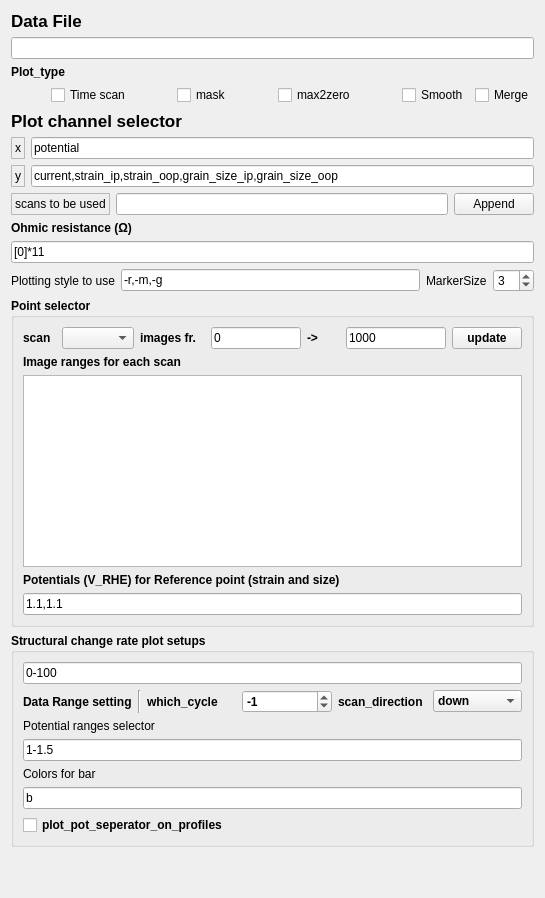
          <widget class="QWidget" name="tab_3">
           <attribute name="title">
            <string>Basic setup</string>
           </attribute>
           <layout class="QVBoxLayout" name="verticalLayout_5">
            <item>
             <widget class="QLabel" name="label">
              <property name="sizePolicy">
               <sizepolicy hsizetype="Fixed" vsizetype="Fixed">
                <horstretch>0</horstretch>
                <verstretch>0</verstretch>
               </sizepolicy>
              </property>
              <property name="font">
               <font>
                <pointsize>13</pointsize>
                <weight>75</weight>
                <bold>true</bold>
               </font>
              </property>
              <property name="text">
               <string>Data File</string>
              </property>
             </widget>
            </item>
            <item>
             <widget class="QLineEdit" name="lineEdit_data_file">
              <property name="sizePolicy">
               <sizepolicy hsizetype="Expanding" vsizetype="Fixed">
                <horstretch>0</horstretch>
                <verstretch>0</verstretch>
               </sizepolicy>
              </property>
              <property name="maximumSize">
               <size>
                <width>4000</width>
                <height>16777215</height>
               </size>
              </property>
             </widget>
            </item>
            <item>
             <widget class="QLabel" name="label_10">
              <property name="font">
               <font>
                <weight>75</weight>
                <bold>true</bold>
               </font>
              </property>
              <property name="text">
               <string>Plot_type</string>
              </property>
             </widget>
            </item>
            <item>
             <layout class="QHBoxLayout" name="horizontalLayout_7">
              <item>
               <spacer name="horizontalSpacer_4">
                <property name="orientation">
                 <enum>Qt::Horizontal</enum>
                </property>
                <property name="sizeHint" stdset="0">
                 <size>
                  <width>40</width>
                  <height>20</height>
                 </size>
                </property>
               </spacer>
              </item>
              <item>
               <widget class="QCheckBox" name="checkBox_time_scan">
                <property name="text">
                 <string>Time scan</string>
                </property>
               </widget>
              </item>
              <item>
               <spacer name="horizontalSpacer_3">
                <property name="orientation">
                 <enum>Qt::Horizontal</enum>
                </property>
                <property name="sizeHint" stdset="0">
                 <size>
                  <width>40</width>
                  <height>20</height>
                 </size>
                </property>
               </spacer>
              </item>
              <item>
               <widget class="QCheckBox" name="checkBox_mask">
                <property name="text">
                 <string>mask</string>
                </property>
               </widget>
              </item>
              <item>
               <spacer name="horizontalSpacer_2">
                <property name="orientation">
                 <enum>Qt::Horizontal</enum>
                </property>
                <property name="sizeHint" stdset="0">
                 <size>
                  <width>40</width>
                  <height>20</height>
                 </size>
                </property>
               </spacer>
              </item>
              <item>
               <widget class="QCheckBox" name="checkBox_max">
                <property name="text">
                 <string>max2zero</string>
                </property>
               </widget>
              </item>
              <item>
               <spacer name="horizontalSpacer">
                <property name="orientation">
                 <enum>Qt::Horizontal</enum>
                </property>
                <property name="sizeHint" stdset="0">
                 <size>
                  <width>40</width>
                  <height>20</height>
                 </size>
                </property>
               </spacer>
              </item>
              <item>
               <widget class="QCheckBox" name="checkBox_show_smoothed_curve">
                <property name="text">
                 <string>Smooth</string>
                </property>
               </widget>
              </item>
              <item>
               <widget class="QCheckBox" name="checkBox_merge">
                <property name="text">
                 <string>Merge</string>
                </property>
               </widget>
              </item>
             </layout>
            </item>
            <item>
             <widget class="QLabel" name="label_9">
              <property name="font">
               <font>
                <pointsize>13</pointsize>
                <weight>75</weight>
                <bold>true</bold>
               </font>
              </property>
              <property name="text">
               <string>Plot channel selector</string>
              </property>
             </widget>
            </item>
            <item>
             <layout class="QHBoxLayout" name="horizontalLayout_15">
              <item>
               <widget class="QLabel" name="label_4">
                <property name="frameShape">
                 <enum>QFrame::StyledPanel</enum>
                </property>
                <property name="text">
                 <string>x</string>
                </property>
               </widget>
              </item>
              <item>
               <widget class="QLineEdit" name="lineEdit_x">
                <property name="text">
                 <string>potential</string>
                </property>
               </widget>
              </item>
             </layout>
            </item>
            <item>
             <layout class="QHBoxLayout" name="horizontalLayout_16">
              <item>
               <widget class="QLabel" name="label_5">
                <property name="frameShape">
                 <enum>QFrame::StyledPanel</enum>
                </property>
                <property name="text">
                 <string>y</string>
                </property>
               </widget>
              </item>
              <item>
               <widget class="QLineEdit" name="lineEdit_y">
                <property name="text">
                 <string>current,strain_ip,strain_oop,grain_size_ip,grain_size_oop</string>
                </property>
               </widget>
              </item>
             </layout>
            </item>
            <item>
             <layout class="QHBoxLayout" name="horizontalLayout_12">
              <item>
               <widget class="QLabel" name="label_23">
                <property name="font">
                 <font>
                  <weight>50</weight>
                  <bold>false</bold>
                 </font>
                </property>
                <property name="frameShape">
                 <enum>QFrame::StyledPanel</enum>
                </property>
                <property name="text">
                 <string>scans to be used</string>
                </property>
               </widget>
              </item>
              <item>
               <widget class="QLineEdit" name="scan_numbers_append">
                <property name="text">
                 <string/>
                </property>
               </widget>
              </item>
              <item>
               <widget class="QPushButton" name="PushButton_append_scans">
                <property name="text">
                 <string>Append</string>
                </property>
               </widget>
              </item>
             </layout>
            </item>
            <item>
             <widget class="QLabel" name="label_38">
              <property name="font">
               <font>
                <weight>75</weight>
                <bold>true</bold>
               </font>
              </property>
              <property name="text">
               <string>Ohmic resistance (Ω)</string>
              </property>
             </widget>
            </item>
            <item>
             <widget class="QLineEdit" name="lineEdit_resistance">
              <property name="text">
               <string>[0]*11</string>
              </property>
             </widget>
            </item>
            <item>
             <layout class="QHBoxLayout" name="horizontalLayout_8">
              <item>
               <widget class="QLabel" name="label_12">
                <property name="text">
                 <string>Plotting style to use</string>
                </property>
               </widget>
              </item>
              <item>
               <widget class="QLineEdit" name="lineEdit_fmt">
                <property name="text">
                 <string>-r,-m,-g</string>
                </property>
               </widget>
              </item>
              <item>
               <widget class="QLabel" name="label_36">
                <property name="text">
                 <string>MarkerSize</string>
                </property>
               </widget>
              </item>
              <item>
               <widget class="QSpinBox" name="spinBox_marker_size">
                <property name="minimum">
                 <number>1</number>
                </property>
                <property name="value">
                 <number>3</number>
                </property>
               </widget>
              </item>
             </layout>
            </item>
            <item>
             <widget class="QGroupBox" name="groupBox_2">
              <property name="font">
               <font>
                <weight>75</weight>
                <bold>true</bold>
               </font>
              </property>
              <property name="title">
               <string>Point selector</string>
              </property>
              <layout class="QVBoxLayout" name="verticalLayout_3">
               <item>
                <layout class="QHBoxLayout" name="horizontalLayout_5">
                 <item>
                  <widget class="QLabel" name="label_3">
                   <property name="text">
                    <string>scan</string>
                   </property>
                  </widget>
                 </item>
                 <item>
                  <widget class="QComboBox" name="comboBox_scans">
                   <property name="sizePolicy">
                    <sizepolicy hsizetype="Maximum" vsizetype="Fixed">
                     <horstretch>0</horstretch>
                     <verstretch>0</verstretch>
                    </sizepolicy>
                   </property>
                   <property name="maximumSize">
                    <size>
                     <width>80</width>
                     <height>16777215</height>
                    </size>
                   </property>
                   <property name="font">
                    <font>
                     <weight>50</weight>
                     <bold>false</bold>
                    </font>
                   </property>
                  </widget>
                 </item>
                 <item>
                  <widget class="QLabel" name="label_6">
                   <property name="sizePolicy">
                    <sizepolicy hsizetype="Maximum" vsizetype="Preferred">
                     <horstretch>0</horstretch>
                     <verstretch>0</verstretch>
                    </sizepolicy>
                   </property>
                   <property name="minimumSize">
                    <size>
                     <width>65</width>
                     <height>0</height>
                    </size>
                   </property>
                   <property name="text">
                    <string>images fr.</string>
                   </property>
                  </widget>
                 </item>
                 <item>
                  <widget class="QLineEdit" name="lineEdit_img_range_left">
                   <property name="maximumSize">
                    <size>
                     <width>90</width>
                     <height>16777215</height>
                    </size>
                   </property>
                   <property name="font">
                    <font>
                     <weight>50</weight>
                     <bold>false</bold>
                    </font>
                   </property>
                   <property name="text">
                    <string>0</string>
                   </property>
                  </widget>
                 </item>
                 <item>
                  <widget class="QLabel" name="label_13">
                   <property name="minimumSize">
                    <size>
                     <width>20</width>
                     <height>0</height>
                    </size>
                   </property>
                   <property name="text">
                    <string>-&gt;</string>
                   </property>
                  </widget>
                 </item>
                 <item>
                  <widget class="QLineEdit" name="lineEdit_img_range_right">
                   <property name="maximumSize">
                    <size>
                     <width>100</width>
                     <height>16777215</height>
                    </size>
                   </property>
                   <property name="font">
                    <font>
                     <weight>50</weight>
                     <bold>false</bold>
                    </font>
                   </property>
                   <property name="text">
                    <string>1000</string>
                   </property>
                  </widget>
                 </item>
                 <item>
                  <widget class="QPushButton" name="pushButton_update">
                   <property name="sizePolicy">
                    <sizepolicy hsizetype="Fixed" vsizetype="Fixed">
                     <horstretch>0</horstretch>
                     <verstretch>0</verstretch>
                    </sizepolicy>
                   </property>
                   <property name="maximumSize">
                    <size>
                     <width>70</width>
                     <height>16777215</height>
                    </size>
                   </property>
                   <property name="text">
                    <string>update</string>
                   </property>
                  </widget>
                 </item>
                </layout>
               </item>
               <item>
                <widget class="QLabel" name="label_15">
                 <property name="text">
                  <string>Image ranges for each scan</string>
                 </property>
                </widget>
               </item>
               <item>
                <widget class="QPlainTextEdit" name="plainTextEdit_img_range">
                 <property name="sizePolicy">
                  <sizepolicy hsizetype="Expanding" vsizetype="Maximum">
                   <horstretch>0</horstretch>
                   <verstretch>0</verstretch>
                  </sizepolicy>
                 </property>
                 <property name="maximumSize">
                  <size>
                   <width>16777215</width>
                   <height>60000</height>
                  </size>
                 </property>
                 <property name="font">
                  <font>
                   <weight>50</weight>
                   <bold>false</bold>
                  </font>
                 </property>
                </widget>
               </item>
               <item>
                <widget class="QLabel" name="label_30">
                 <property name="font">
                  <font>
                   <weight>75</weight>
                   <bold>true</bold>
                  </font>
                 </property>
                 <property name="text">
                  <string>Potentials (V_RHE) for Reference point (strain and size)</string>
                 </property>
                </widget>
               </item>
               <item>
                <widget class="QLineEdit" name="lineEdit_reference_potential">
                 <property name="font">
                  <font>
                   <weight>50</weight>
                   <bold>false</bold>
                  </font>
                 </property>
                 <property name="text">
                  <string>1.1,1.1</string>
                 </property>
                </widget>
               </item>
              </layout>
             </widget>
            </item>
            <item>
             <widget class="QGroupBox" name="groupBox">
              <property name="sizePolicy">
               <sizepolicy hsizetype="Preferred" vsizetype="Expanding">
                <horstretch>0</horstretch>
                <verstretch>0</verstretch>
               </sizepolicy>
              </property>
              <property name="font">
               <font>
                <weight>75</weight>
                <bold>true</bold>
               </font>
              </property>
              <property name="title">
               <string>Structural change rate plot setups</string>
              </property>
              <layout class="QVBoxLayout" name="verticalLayout_2">
               <item>
                <widget class="QLineEdit" name="lineEdit_data_range">
                 <property name="sizePolicy">
                  <sizepolicy hsizetype="Expanding" vsizetype="Expanding">
                   <horstretch>0</horstretch>
                   <verstretch>0</verstretch>
                  </sizepolicy>
                 </property>
                 <property name="maximumSize">
                  <size>
                   <width>16777215</width>
                   <height>30</height>
                  </size>
                 </property>
                 <property name="font">
                  <font>
                   <weight>50</weight>
                   <bold>false</bold>
                  </font>
                 </property>
                 <property name="text">
                  <string>0-100</string>
                 </property>
                </widget>
               </item>
               <item>
                <layout class="QHBoxLayout" name="horizontalLayout_28">
                 <item>
                  <widget class="QLabel" name="label_8">
                   <property name="font">
                    <font>
                     <weight>75</weight>
                     <italic>false</italic>
                     <bold>true</bold>
                    </font>
                   </property>
                   <property name="text">
                    <string>Data Range setting</string>
                   </property>
                  </widget>
                 </item>
                 <item>
                  <widget class="Line" name="line_4">
                   <property name="orientation">
                    <enum>Qt::Vertical</enum>
                   </property>
                  </widget>
                 </item>
                 <item>
                  <widget class="QLabel" name="label_48">
                   <property name="text">
                    <string>which_cycle</string>
                   </property>
                  </widget>
                 </item>
                 <item>
                  <widget class="QSpinBox" name="spinBox_cycle">
                   <property name="minimum">
                    <number>-5</number>
                   </property>
                   <property name="maximum">
                    <number>5</number>
                   </property>
                   <property name="value">
                    <number>-1</number>
                   </property>
                  </widget>
                 </item>
                 <item>
                  <widget class="QLabel" name="label_51">
                   <property name="text">
                    <string>scan_direction</string>
                   </property>
                  </widget>
                 </item>
                 <item>
                  <widget class="QComboBox" name="comboBox_scan_dir">
                   <item>
                    <property name="text">
                     <string>down</string>
                    </property>
                   </item>
                   <item>
                    <property name="text">
                     <string>up</string>
                    </property>
                   </item>
                  </widget>
                 </item>
                </layout>
               </item>
               <item>
                <widget class="QLabel" name="label_7">
                 <property name="font">
                  <font>
                   <weight>50</weight>
                   <bold>false</bold>
                  </font>
                 </property>
                 <property name="text">
                  <string>Potential ranges selector</string>
                 </property>
                </widget>
               </item>
               <item>
                <widget class="QLineEdit" name="lineEdit_potential_range">
                 <property name="sizePolicy">
                  <sizepolicy hsizetype="Expanding" vsizetype="Expanding">
                   <horstretch>0</horstretch>
                   <verstretch>0</verstretch>
                  </sizepolicy>
                 </property>
                 <property name="maximumSize">
                  <size>
                   <width>16777215</width>
                   <height>30</height>
                  </size>
                 </property>
                 <property name="font">
                  <font>
                   <weight>50</weight>
                   <bold>false</bold>
                  </font>
                 </property>
                 <property name="text">
                  <string>1-1.5</string>
                 </property>
                </widget>
               </item>
               <item>
                <widget class="QLabel" name="label_14">
                 <property name="sizePolicy">
                  <sizepolicy hsizetype="Fixed" vsizetype="Preferred">
                   <horstretch>0</horstretch>
                   <verstretch>0</verstretch>
                  </sizepolicy>
                 </property>
                 <property name="font">
                  <font>
                   <weight>50</weight>
                   <bold>false</bold>
                  </font>
                 </property>
                 <property name="text">
                  <string>Colors for bar</string>
                 </property>
                </widget>
               </item>
               <item>
                <widget class="QLineEdit" name="lineEdit_colors_bar">
                 <property name="sizePolicy">
                  <sizepolicy hsizetype="Expanding" vsizetype="Expanding">
                   <horstretch>0</horstretch>
                   <verstretch>0</verstretch>
                  </sizepolicy>
                 </property>
                 <property name="maximumSize">
                  <size>
                   <width>16777215</width>
                   <height>30</height>
                  </size>
                 </property>
                 <property name="font">
                  <font>
                   <weight>50</weight>
                   <bold>false</bold>
                  </font>
                 </property>
                 <property name="text">
                  <string>b</string>
                 </property>
                </widget>
               </item>
               <item>
                <widget class="QCheckBox" name="checkBox_show_marker">
                 <property name="text">
                  <string>plot_pot_seperator_on_profiles</string>
                 </property>
                </widget>
               </item>
              </layout>
             </widget>
            </item>
            <item>
             <spacer name="verticalSpacer">
              <property name="orientation">
               <enum>Qt::Vertical</enum>
              </property>
              <property name="sizeHint" stdset="0">
               <size>
                <width>20</width>
                <height>40</height>
               </size>
              </property>
             </spacer>
            </item>
           </layout>
          </widget>
